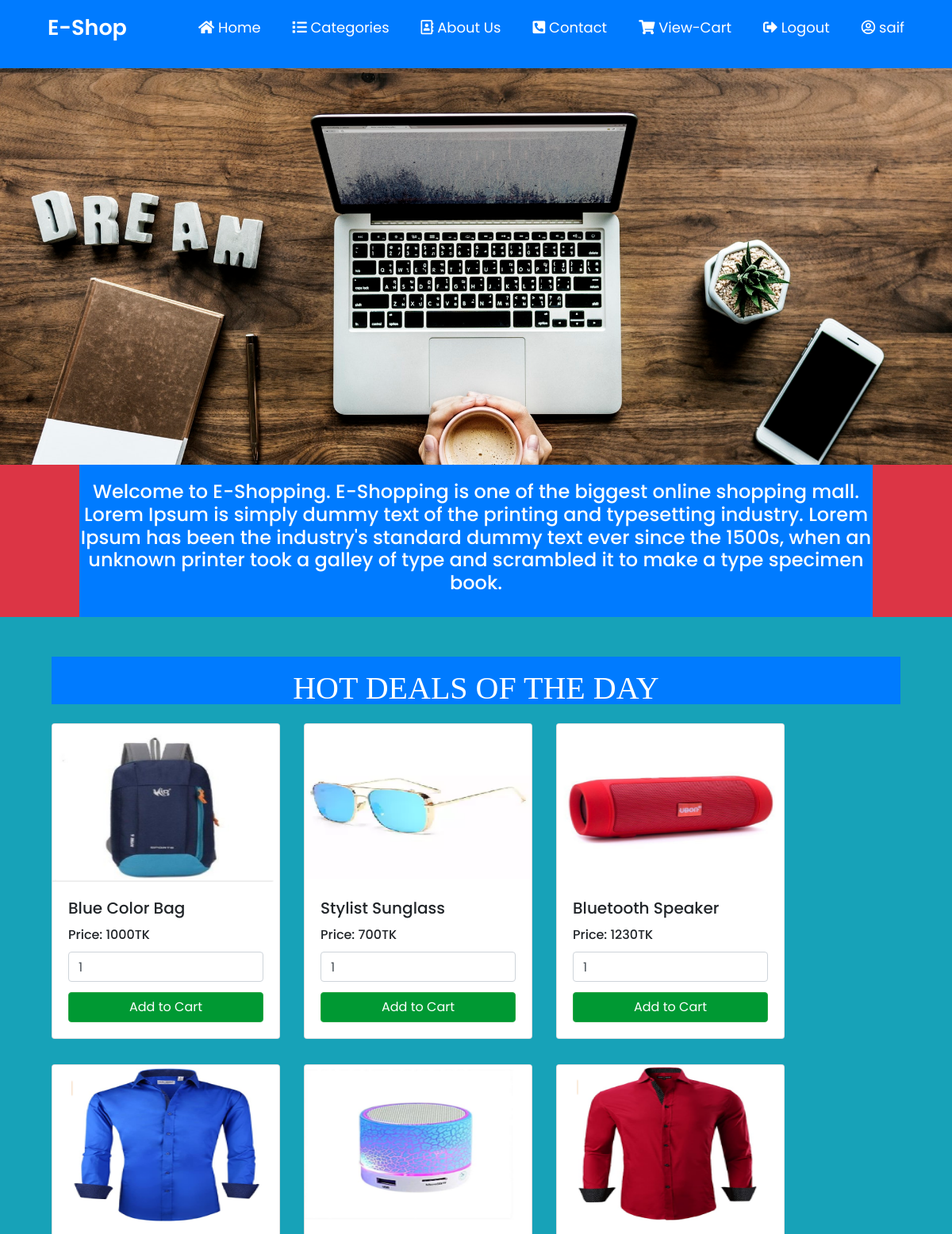
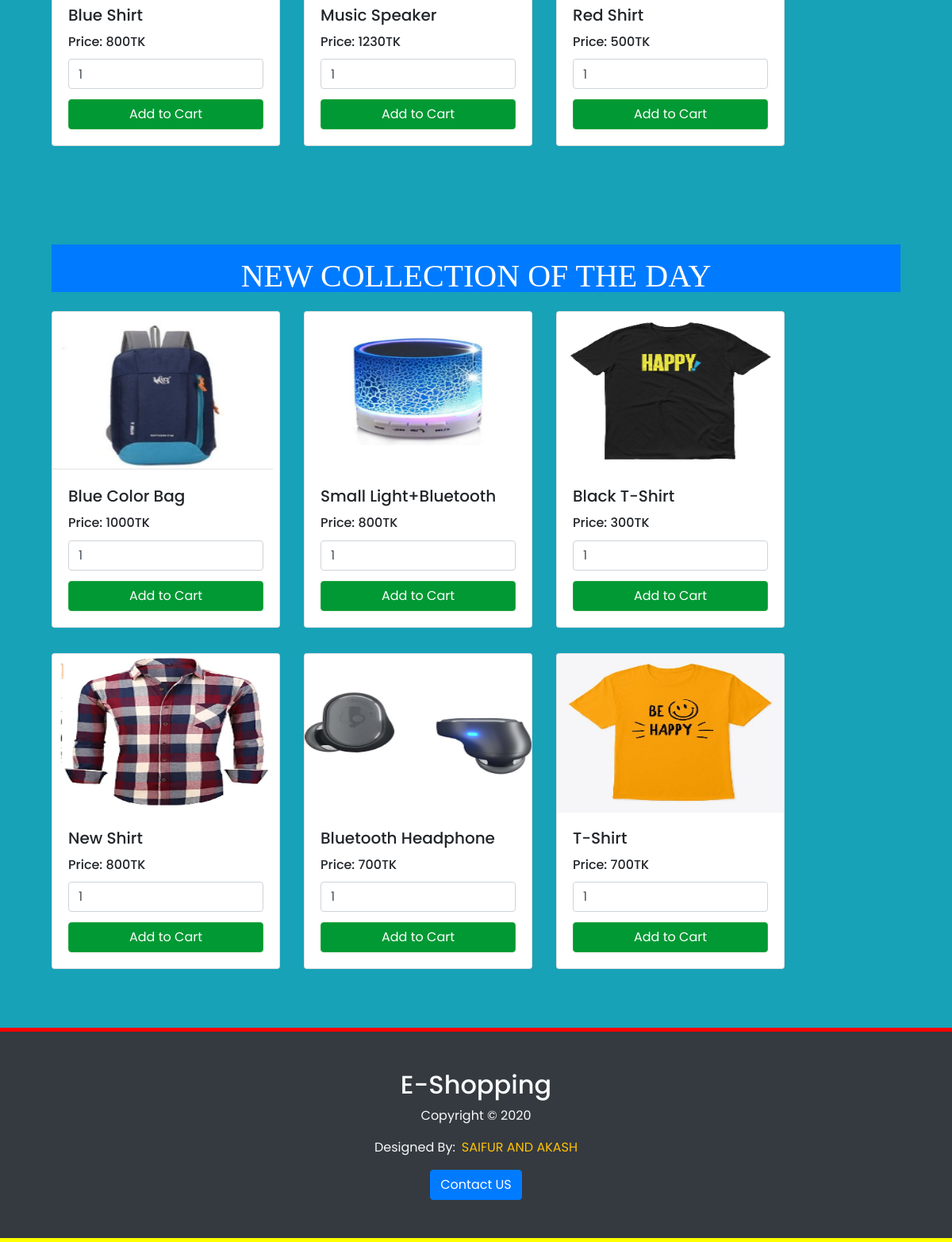
/index.php (signed in), run on the app's committed database (2 pictures, top to bottom).
### tables this page shows
CREATE TABLE `all_products` (
  `product_id` int(11) NOT NULL,
  `product_name` varchar(100) NOT NULL,
  `price` varchar(8) NOT NULL,
  `quantity` varchar(4) NOT NULL,
  `categories` varchar(50) NOT NULL,
  `product_img` varchar(1000) NOT NULL
);

### index.php (the view, shortened to what this page needs)
<?php
  require_once('functions/function.php');
 ?>
    <div class="Slider-area">
    </div>
    <div class="gap-area">
      <div class="containerbar">
        <marquee behavior="scroll" direction="left">
          <h4 style="color:#fff;">Welcome to E-Shopping. E-Shopping is one of the biggest online shopping mall.
           Lorem Ipsum is simply dummy text of the printing and typesetting industry.
           Lorem Ipsum has been the industry's standard dummy text ever since the 1500s, when an unknown printer took a galley of
            type and scrambled it to make a type specimen book.
        </h4> </marquee>
      </div>
    </div>
    <div class="product-area">
      <div class="container">
      <div id="hotdeals" class="container d-block bg-primary text-center py-3" style="height:60px";>
     <h1 class="text-center text-white mb-5"
     style="font-family: 'Abril Fatface', cursive;"> HOT DEALS OF THE DAY</h1>
     </div>
          <div class="row mt-3" id="hotdeals">
            <?php
                  $sel="SELECT * FROM all_products WHERE categories='hot_deals' ORDER BY product_id DESC";
                  $Q=mysqli_query($con,$sel);
                  while($data=mysqli_fetch_assoc($Q)){
               ?>
               <form class="form-group" method="post" action="index.php?action=add&id=<?= $data['product_id'];?>" enctype="multipart/form-data">
            <div class="col-md-3 my-2">
              <div class="card" style="width: 18rem;">
               <img src="<?= $data['product_img'];?>" height="200" class="card-img-top" alt="...">
               <div class="card-body">
                 <h5 class="card-title"><?= $data['product_name']; ?></h5>
                 <h6 class="card-title">Price: <?= $data['price'];?>TK</h6>
                 <input class="form-control mb-2" type="number" min="1" max="50" name="quantity" value="1">
                 <input type="submit" name="add_to_cart" style="margin-top:5px;background:#009933;color:#fff;" class="btn btn-success w-100 rounded" value="Add to Cart" />
               </div>
               </div>
            </div>
              </form>
            <?php } ?>
          </div>
      </div>
    </div>
    <div class="product-area">
      <div class="container">
      <div class="container d-block bg-primary text-center py-3" style="height:60px";>
     <h1 class="text-center text-white mb-5"
     style="font-family: 'Abril Fatface', cursive;"> NEW COLLECTION OF THE DAY</h1>
     </div>
          <div class="row mt-3" id="newcollection">
            <?php
                  $sel="SELECT * FROM all_products WHERE categories='new_collection' ORDER BY product_id DESC";
                  $Q=mysqli_query($con,$sel);
                  while($data=mysqli_fetch_assoc($Q)){
               ?>
               <form class="form-group" method="post" action="index.php?action=add&id=<?= $data['product_id'];?>" enctype="multipart/form-data">
            <div class="col-md-3 my-2">
              <div class="card" style="width: 18rem;">
               <img src="<?= $data['product_img'];?>" height="200" class="card-img-top" alt="...">
               <div class="card-body">
                 <h5 class="card-title"><?= $data['product_name']; ?></h5>
                 <h6 class="card-title">Price: <?= $data['price'];?>TK</h6>
                 <input class="form-control mb-2" type="number" min="1" max="50" name="quantity" value="1">
                 <input type="submit" name="add_to_cart" style="margin-top:5px;background:#009933;color:#fff;" class="btn btn-success w-100 rounded" value="Add to Cart" />
               </div>
               </div>
            </div>
          </form>
          <?php } ?>
          </div>
      </div>
    </div>

### style.css (style rules this page uses)
* { margin: 0; padding: 0; user-select: none; box-sizing: border-box; font-family: 'Poppins', sans-serif; }
.show,.icon,input { display: none; }
.Slider-area { background-image: url("images/desk.jpeg"); background-color: #cccccc; height: 500px; background-position: center; background-repeat: no-repeat; background-size: cover; }
.gap-area { background-color: #dc3545; }
.containerbar { margin-left: 100px; background-color: #007bff; margin-right: 100px; text-align: center; padding-top: 20px; padding-bottom: 20px; }
.product-area { background-color: #17a2b8; padding: 50px; }

### data on the page
all_products: product_img (picture), product_name "Blue Color Bag", price "1000"
all_products: product_img (picture), product_name "Stylist Sunglass", price "700"
all_products: product_img (picture), product_name "Bluetooth Speaker", price "1230"
all_products: product_img (picture), product_name "Blue Shirt", price "800"
all_products: product_img (picture), product_name "Music Speaker", price "1230"
all_products: product_img (picture), product_name "Red Shirt", price "500"
all_products: product_img (picture), product_name "Blue Color Bag", price "1000"
all_products: product_img (picture), product_name "Small Light+Bluetooth", price "800"
all_products: product_img (picture), product_name "Black T-Shirt", price "300"
all_products: product_img (picture), product_name "New Shirt", price "800"
all_products: product_img (picture), product_name "Bluetooth Headphone", price "700"
all_products: product_img (picture), product_name "T-Shirt", price "700"

### other printed values
$_SESSION['user_username'] "saif"
